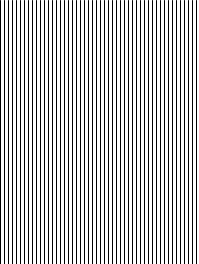
Frame 1 (no input)
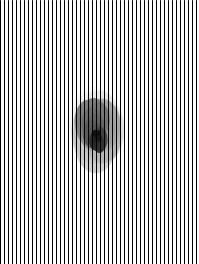
Frame 60 (the mouse pressed at the canvas centre just before this capture)
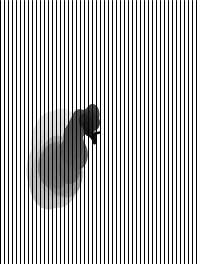
Frame 120 (the mouse held since frame 60 and released just before this capture)

The Processing sketch that drew these frames (run headless with seeded random() and noise(); from frame 60 on, the mouse is pressed at the canvas centre):

// Processing sketch: processing_12024
// ── processing_12024.pde

float a,b;
float[] x = {0};
float[] y = {0};
float ang;

void setup() {
  size(199,264);
  background(255);
  frameRate(30);
}
void draw() {
  background(255);
  noStroke();
  pushMatrix();
  translate(width/2,height/2);
  scale(1,1.5);
  rotate(ang);
  for( int i=0; i<x.length-1; i++ ) {
    float c = map(i,ang*50,x.length,1,0);
    stroke(c*255);
    strokeWeight(c*50);
    line(x[i],y[i],x[i+1],y[i+1]);
  }
  popMatrix();
  
  a = random(-5,5);//random(-5,5);
  b = random(-5,5);//random(-5,5);
  
  if( x.length < 2000 ) {
    x = append(x,0);
    y = append(y,0);

    for( int i=1; i<x.length-1; i++ ) {
      x[i] += 0.01*x[i];
      y[i] += 0.01*y[i];
      x[i] += a;
      y[i] += b;
    }
  }
  ang += 0.01;
  
  windows();
  
}

void windows() {
  stroke(0);
  strokeWeight(1);
  for( int x=0; x<width; x+=4 ) {
    line(x,0,x,height);
  }
}
